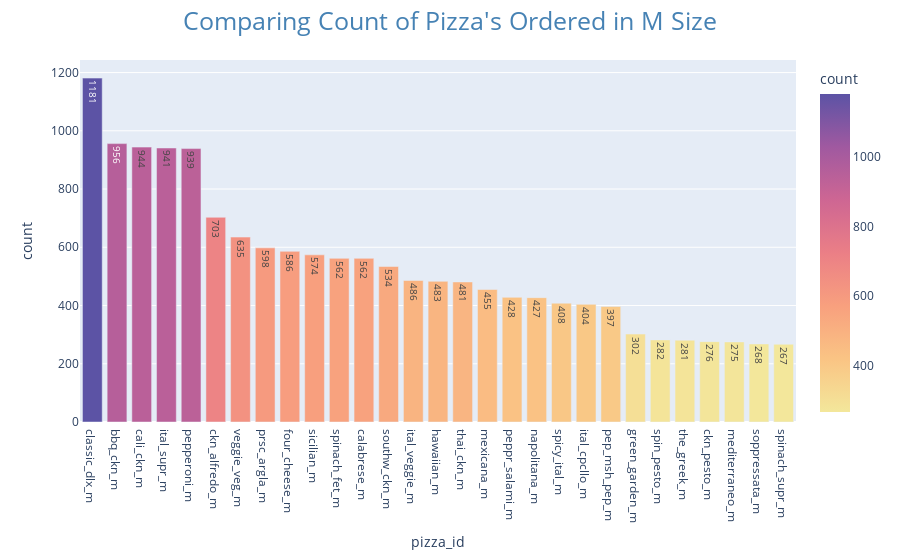

Here is the notebook cell this chart was saved with:
### Markdown cell above
<div style="background-color: #efebe4; color: #05192d; text-align:left; vertical-align: middle; padding: 15px 25px 15px 25px; line-height: 1.6;">
    
<h3>So sánh các loại pizza được đặt ở size L.</h3>
    <p style = "font-size: 16px;line-height: 1.35; padding-left: 20px">- Nhận xét:</p>
    <p style = "font-size: 16px;line-height: 1.35; padding-left: 20px">- Loại pizza "thai_ckn_l" có số lượng đặt cao nhất trong kích thước L, với khoảng 1410 đơn đặt hàng. Sau đó là loại "five_cheese_l" với mức đặt hàng tương đương 1409 đơn</p>
    <p style = "font-size: 16px;line-height: 1.35; padding-left: 20px">- Các loại pizza như "ital_veggie_l", "ckn_alfredo_l", "green_garden_l" có số lượng đặt thấp nhất trong kích thước L, mỗi loại pizza chỉ có dưới 200 đơn đặt hàng. trong đó thấp nhất là "green_garden_l” với 95 đơn đặt hàng</p>
    <p style = "font-size: 16px;line-height: 1.35; padding-left: 20px">Có sự biến động đáng kể trong số lượng pizza đặt hàng giữa các loại pizza khác nhau, với một số loại pizza có số lượng đặt hàng cao hơn đáng kể so với các loại khác</p>

### Code cell
#most sold M size pizza
m_size = df[df.pizza_size == "M"]
m_size_count = m_size.groupby("pizza_id")["quantity"].sum().sort_values(ascending = False).reset_index(name = "count").rename(columns={"index":"pizza_id"})
px.bar(m_size_count, x = "pizza_id", y = "count", color = "count", color_continuous_scale="sunset", text = "count").update_layout(
   title = "Comparing Count of Pizza's Ordered in M Size", title_font=dict(size=25,color="steelblue"), title_x=0.5
)

### Figure 1 — Plotly figure (JSON) as saved in the notebook; plotly's stock layout.template omitted (floating-point values rounded to 4 significant figures)
{"data": [{"alignmentgroup": "True", "hovertemplate": "pizza_id=%{x}<br>count=%{marker.color}<extra></extra>", "legendgroup": "", "marker": {"color": [1181, 956, 944, 941, 939, 703, 635, 598, 586, 574, 562, 562, 534, 486, 483, 481, 455, 428, 427, 408, 404, 397, 302, 282, 281, 276, 275, 268, 267], "coloraxis": "coloraxis", "pattern": {"shape": ""}}, "name": "", "offsetgroup": "", "orientation": "v", "showlegend": false, "text": [1181, 956, 944, 941, 939, 703, 635, 598, 586, 574, 562, 562, 534, 486, 483, 481, 455, 428, 427, 408, 404, 397, 302, 282, 281, 276, 275, 268, 267], "textposition": "auto", "type": "bar", "x": ["classic_dlx_m", "bbq_ckn_m", "cali_ckn_m", "ital_supr_m", "pepperoni_m", "ckn_alfredo_m", "veggie_veg_m", "prsc_argla_m", "four_cheese_m", "sicilian_m", "spinach_fet_m", "calabrese_m", "southw_ckn_m", "ital_veggie_m", "hawaiian_m", "thai_ckn_m", "mexicana_m", "peppr_salami_m", "napolitana_m", "spicy_ital_m", "ital_cpcllo_m", "pep_msh_pep_m", "green_garden_m", "spin_pesto_m", "the_greek_m", "ckn_pesto_m", "mediterraneo_m", "soppressata_m", "spinach_supr_m"], "xaxis": "x", "y": [1181, 956, 944, 941, 939, 703, 635, 598, 586, 574, 562, 562, 534, 486, 483, 481, 455, 428, 427, 408, 404, 397, 302, 282, 281, 276, 275, 268, 267], "yaxis": "y"}], "layout": {"barmode": "relative", "coloraxis": {"colorbar": {"title": {"text": "count"}}, "colorscale": [[0, "rgb(243, 231, 155)"], [0.1667, "rgb(250, 196, 132)"], [0.3333, "rgb(248, 160, 126)"], [0.5, "rgb(235, 127, 134)"], [0.6667, "rgb(206, 102, 147)"], [0.8333, "rgb(160, 89, 160)"], [1, "rgb(92, 83, 165)"]]}, "legend": {"tracegroupgap": 0}, "margin": {"t": 60}, "title": {"font": {"color": "steelblue", "size": 25}, "text": "Comparing Count of Pizza's Ordered in M Size", "x": 0.5}, "xaxis": {"anchor": "y", "domain": [0, 1], "title": {"text": "pizza_id"}}, "yaxis": {"anchor": "x", "domain": [0, 1], "title": {"text": "count"}}}}
